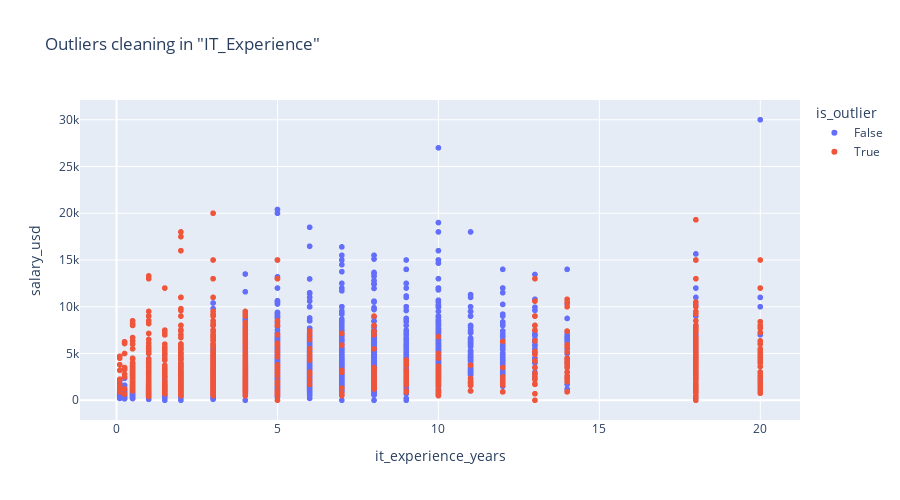

The notebook cell this image was saved under:
### Code cell
fig = px.scatter(
    df_exp_outliers,
    x='it_experience_years',
    y='salary_usd',
    color='is_outlier',
    hover_data=['position_level', 'pos_to_cat','it_experience_years', 'salary_usd'],
    title='Outliers cleaning in "IT_Experience"',
    width=900, height=500,
)

fig.show()

### Figure 1 — Plotly figure (JSON) as saved in the notebook; plotly's stock layout.template omitted (floating-point values rounded to 4 significant figures; data arrays with more than 128 entries replaced by an {"elided": "..."} marker saying what was removed)
{"data": [{"customdata": {"elided": "4460x2 str values"}, "hovertemplate": "is_outlier=False<br>it_experience_years=%{x}<br>salary_usd=%{y}<br>position_level=%{customdata[0]}<br>pos_to_cat=%{customdata[1]}<extra></extra>", "legendgroup": "False", "marker": {"color": "#636efa", "symbol": "circle"}, "mode": "markers", "name": "False", "showlegend": true, "type": "scattergl", "x": {"elided": "4460 float values"}, "xaxis": "x", "y": {"elided": "4460 float values"}, "yaxis": "y"}, {"customdata": {"elided": "1012x2 str values"}, "hovertemplate": "is_outlier=True<br>it_experience_years=%{x}<br>salary_usd=%{y}<br>position_level=%{customdata[0]}<br>pos_to_cat=%{customdata[1]}<extra></extra>", "legendgroup": "True", "marker": {"color": "#EF553B", "symbol": "circle"}, "mode": "markers", "name": "True", "showlegend": true, "type": "scattergl", "x": {"elided": "1012 float values"}, "xaxis": "x", "y": {"elided": "1012 float values"}, "yaxis": "y"}], "layout": {"height": 500, "legend": {"title": {"text": "is_outlier"}, "tracegroupgap": 0}, "title": {"text": "Outliers cleaning in \"IT_Experience\""}, "width": 900, "xaxis": {"anchor": "y", "domain": [0, 1], "title": {"text": "it_experience_years"}}, "yaxis": {"anchor": "x", "domain": [0, 1], "title": {"text": "salary_usd"}}}}
